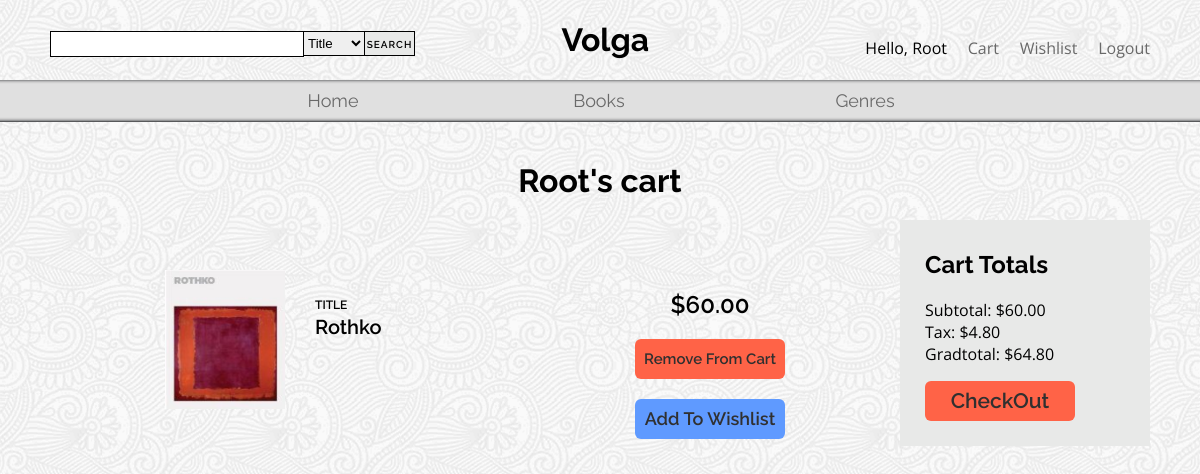
Screenshot of /cart.php (signed in) with the database file from the repository.
### tables this page shows
CREATE TABLE `tblbooks` (
  `isbn` char(16) NOT NULL,
  `title` varchar(255) DEFAULT NULL,
  `price` double DEFAULT NULL,
  `pages` smallint(6) DEFAULT NULL,
  `binding` enum('PAPERBACK','HARDCOVER','EBOOK') DEFAULT NULL,
  `pubDate` date DEFAULT NULL,
  `description` text,
  `imageFilename` varchar(1024) DEFAULT NULL
);

### db-connect.php (called while the page is built, shortened)
<?php
require_once 'MySqlConn.class.php';
$dbHostname = 'localhost';
$dbUsername = 'root';
$dbPassword = 'root';
$myConn = new MySqlConn ($dbHostname, $dbUsername, $dbPassword);
?>

### MySqlConn.class.php (called while the page is built, shortened)
<?php
class MySqlConn
{
    private $_server;
    private $_username;
    private $_password;
    private $_new_link;
    private $_client_flags;
    private $_debug_flag;
    private $_link;
    private $_query_string;
    private $_result_set;
    private $_num_returned_rows;
    private $_num_affected_rows;
    private $_row;
    public function MySqlConn($s = '', $u = '', $p = '', $n = false, $c = 0)
    {
        $this->_server = $s;
        $this->_username = $u;
        $this->_password = $p;
        $this->_new_link = $n;
        $this->_client_flags = $c;
        $this->_debug_flag = false;
        $this->_num_affected_rows = -1;
        $this->_num_returned_rows = -1;
        $this->_row = null;
    }
    public function connect_to_database($p_dbflag = false)
    {
        if (!empty ($this->_server) &&
            !empty ($this->_username) &&
            !empty ($this->_password))
        {
            $this->_link = mysqli_connect($this->_server,
                $this->_username,
                $this->_password,
                $this->_new_link,
                $this->_client_flags);
            if ($this->_link == false) {
                $emsg = 'connect_to_database: mysql_connect returned false. No db connection.<br />'
                    . 'The MySQL Error is: ' . mysqli_error($this->_link);
                $this->_set_error_message($emsg);
                return false;
            } else {
                return true;
            }
        } else {
            $emsg = 'connect_to_database: The server, username and password are required to be set.<br />'
                . 'Currently, one or more of them are not set.  Fatal error; cannot continue.';
            $this->_set_error_message($emsg);
            return false;
        }
    }
    public function execute_query($p_dbflag = false)
    {
        $this->_result_set = mysqli_query($this->_link, $this->_query_string);
        if ($this->_result_set) {
            if ($this->_debug_flag || $p_dbflag) {
                $this->_num_returned_rows = mysqli_num_rows($this->_result_set);
                $this->_num_affected_rows = mysqli_affected_rows($this->_link);
                echo '<p>(dbg) execute_query: The query was successful.<br />';
                echo "(dbg) execute_query: rows returned = '$this->_num_returned_rows'.<br />";
                echo "(dbg) execute_query: rows affected = '$this->_num_affected_rows'.</p>";
            } else {
                @$this->_num_returned_rows = mysqli_num_rows($this->_result_set);
                @$this->_num_affected_rows = mysqli_affected_rows($this->_link);
            }
            return true;
        }
    }
    public function get_number_of_returned_rows($p_dbflag = false)
    {
        return ($this->_num_returned_rows);
    }
    public function get_first_result($p_how = RETURN_ASSOC_ARRAY, $p_dbflag = false)
    {
        if ($this->_num_returned_rows == -1 || $this->_num_affected_rows == -1) {
            if ($this->_debug_flag || $p_dbflag)
                echo '<p>(dbg) get_first_result: The query did not work as either _num_returned_rows or _num_affected_rows are -1. Returning false.</p>';
            return false;
        } else {
            if ($this->_debug_flag || $p_dbflag) {
                echo '<p>(dbg) get_first_result: Seeking to the first record...</p>';
                $result = mysqli_data_seek($this->_result_set, 0);
            } else {
                @$result = mysqli_data_seek($this->_result_set, 0);
            }
            $result = $this->_get_result($p_how, $p_dbflag);
            if ($result) {
                return $this->_row;
            } else {
                if ($this->_debug_flag || $p_dbflag)
                    echo '<p>(dbg) get_first_result: _get_result() returned false.  Returning false...</p>';
                return false;
            }
        }
    }
    private function _get_result($p_how = RETURN_ASSOC_ARRAY, $p_dbflag = false)
    {
        $result = false;
        switch ($p_how) {
            case RETURN_OBJECT:
                $result = mysqli_fetch_object($this->_result_set);
                if ($result)
                    $this->_row = $result;
                else
                    $this->_row = null;
                break;
        }
        return $result;
    }
    public function set_query_string($qs)
    {
        $this->_query_string = $qs;
    }
}
?>

### cart.php (the view, shortened to what this page needs)
<?php
require_once 'db-connect.php';
$email = $_SESSION['email'];
$queryString = 'CREATE TABLE FilteredUW(wemail varchar(225), isbn char(16), PRIMARY KEY(wemail, isbn));';
$myConn->set_query_string($queryString);
$queryString = "INSERT INTO FilteredUW (wemail, isbn) SELECT email, isbn FROM tblUserWishXref uwx WHERE uwx.email = '$email';";
$myConn->set_query_string($queryString);
$queryString = 'SELECT b.isbn, b.title, b.price, b.pubDate, b.imageFilename, a.compositeName, fuw.wemail FROM tblBooks b' .
    ' LEFT JOIN tblBooksAuthorsXref bax on b.isbn = bax.isbn LEFT JOIN tblAuthors a on bax.authorId = a.authorId' .
    ' LEFT JOIN tblUserCartXref ucx on ucx.isbn = b.isbn LEFT JOIN tblUser u on ucx.email = u.email' .
    ' LEFT JOIN FilteredUW fuw ON fuw.isbn = b.isbn' .
    " WHERE u.email = '$email' ORDER BY title;";
$myConn->set_query_string($queryString);
$result = $myConn->execute_query();
$books = $myConn->get_first_result(RETURN_OBJECT);
$num_rows = $myConn->get_number_of_returned_rows();
$subtotal = 0;
?>
<!doctype html>
<html>
<head>
    <link href="style.css" rel="stylesheet" type="text/css">
</head>
<body>
<div class="inner">
    <form class="left" id="searchBar" method="post" action="books.php">
        <input class="left" type="text" name="muse" id="search"/>
        <select class="left" id="searchOptions" name="category" size="1">
            <option selected>Title</option>
        </select>
        <input class="left" type="submit" id="searchButton" value="SEARCH"/>
    </form>
    <p class="account right"><?php
        if (!$_SESSION['name']) {
            echo '<a class="login" href="login.html">Login</a>';
        } else {
            echo 'Hello, ' . $_SESSION['name'] . " &nbsp &nbsp <a class='login' href='cart.php'>Cart</a> &nbsp &nbsp <a class='login' href='wishlist.php'>Wishlist</a> &nbsp &nbsp <a class='login' href='logout.php?href=index.php'>Logout</a>";
        }
        ?>
    </p>
    <a id="logo" href="index.php">
        <h1>Volga</h1>
    </a>
</div>
<header>
    <nav class="inner">
        <ul>
            <li>
                <a href="index.php">
                    Home
                </a>
            </li><li>
                <a href="books.php">
                    Books
                </a>
            </li><li>
                <a href="get-genres.php">
                    Genres
                </a>
            </li>
        </ul>
    </nav>
</header>
<div class="inner">
    <h1><?php echo $_SESSION['name'] . '\'s cart'; ?></h1>
    <div id="cartLeft">
    <?php
    if($num_rows<=0){
        echo '<h3 style="text-align:center;margin-top:60px;">There are no books in your cart</h3>';
    } else {
        for ($i = 0; $i < $num_rows; $i++) {
            echo '<a href="book.php?isbn=' . $books->isbn . '">
                    <div class="wishLog">
                        <img class="bookCover left" src="images/books/' . $books->imageFilename . '" alt="The Cover for ' . $books->title . '" width="120">
                        <div class="details left">
                            <h3 style="font-size:20px; line-height:25px; margin-top:20px;"><em>TITLE</em><br>' .
                $books->title .
                '</h3>';
            echo '</div>
                        <div class="purcahseButtons left">
                            <h2 class="logPrice">$' . sprintf("%.2f", $books->price) . '</h2>
                            <a href="removecart.php?href=cart.php&isbn=' . $books->isbn . '" class="addCart" style="font-size:15px">Remove From Cart</a>';
            if(!$books->wemail){
                echo '<a href="addwishlist.php?href=cart.php&isbn=' . $books->isbn . '" class="addWish">Add To Wishlist</a>';
            } else {
                echo '<a href="removewishlist.php?href=cart.php&isbn=' . $books->isbn . '" class="addWish" style="font-size:12px;">Remove from Wishlist</a>';
            }
                    echo '</div>
                    </div>
                    </a>';
            $subtotal = $subtotal + $books->price;
            $books = $myConn->get_next_result(RETURN_OBJECT);
        }
    }
    ?>
    </div>
    <div id="cartRight">
        <h2>Cart Totals</h2>
        <p>Subtotal: $<?php echo sprintf("%.2f", $subtotal) ?><br>
        Tax: $<?php $tax = $subtotal*0.08; echo sprintf("%.2f", $tax) ?><br>
        Gradtotal: $<?php echo sprintf("%.2f", $subtotal + $tax) ?></p>
        <a href="removecart.php?all=1" class="addCart" style="margin-bottom:15px">CheckOut</a>
    </div>
</div>
</body>
</html>

### style.css (style rules this page uses)
body { margin: 0px; padding: 0px; background-image: url(images/full-bloom.png); background-position: top center; }
.inner { width: 1100px; margin: 0px auto; }
#cartLeft { float:left; display:inline-block; width:850px; border:0px; }
#cartRight { float:right; display:inline-block; padding:10px 25px; width:200px; border:0px; background-color:#E8E9E8; }
.right { float: right; }
.left { float: left; }
#logo { margin: 0px auto; width: 77px; display: block; }
header { background-image: url(images/navBar.png); background-position: center top; margin-bottom: 40px; }
header ul { padding: 0px; list-style: none; margin: 0px auto; width: 800px; }
header li a { display: block; width: 196px; line-height: 42px; font-size: 18px; margin: 0px 35px; color: dimgray; }
.login { color: dimgray; }
li { display: inline-block; text-align: center; }
a { color: inherit; text-decoration: none; font-family: 'Raleway', sans-serif; }
h1 { text-align: center; font-family: 'Raleway', sans-serif; }
h2 { font-family: 'Raleway', sans-serif; }
h3 { margin: 0px; font-family: 'Raleway', sans-serif; font-size: 25px; line-height: 35px; margin-bottom: 20px; font-weight: 600; }
h3 em { font-size: 12px; font-style: normal; line-height: 13px; font-weight: 600; }
p { font-family: 'Open Sans', sans-serif; }
.wishLog { width:620px; margin: 50px auto }
.wishLog::after { content: ""; clear: both; display: table; }
.bookCover { margin: 0px; }
.details { margin: 0px 30px; width: 290px; display: inline-block; }
.purcahseButtons { width: 150px; }
.logPrice { font-weight: 600; width: 150px; text-align: center; }
.addCart { display: block; font-family: 'Raleway', sans-serif; font-weight: 600; font-size: 21px; color: #303030; width: 150px; text-align: center; line-height: 40px; background-color: tomato; border-radius: 6px; }
.addWish { margin-top: 20px; display: block; font-family: 'Raleway', sans-serif; font-weight: 600; font-size: 18px; color: #303030; width: 150px; text-align: center; line-height: 40px; background-color: #5f9aff; border-radius: 6px; }
input { font-family: 'open-sans', sans-serif; font-size: 16px; font-weight: 400; margin-bottom: 9px; }
p > * { font-family: inherit; }
input[type=submit] { border-radius: 5px; font-family: 'Raleway', sans-serif; font-size: 16px; font-weight: 600; letter-spacing: 1px; line-height: 25px; margin: 13px 0px 0px; width: 90px; }
#searchBar { margin:10px 0px; height:25px; }
#searchBar>* { margin:0px; }
#search { width:250px; padding:1px; height:21.4px; border:solid black 1px; }
#searchButton { height:25px; width:50px; padding:0px; font-size:10px; background-color:#E8E9E8; border:solid black 1px; border-radius:0px; border-left-width:0px; }
#searchOptions { height:25px; padding:0px; border:solid black 1px; border-left-width:0px; }

### rows the page displays
tblbooks: imageFilename (picture), title "Rothko", price "60.00"

### other values shown
$_SESSION['name'] "Root"
$subtotal "60.00"
$tax "4.80"
$subtotal + $tax "64.80"
